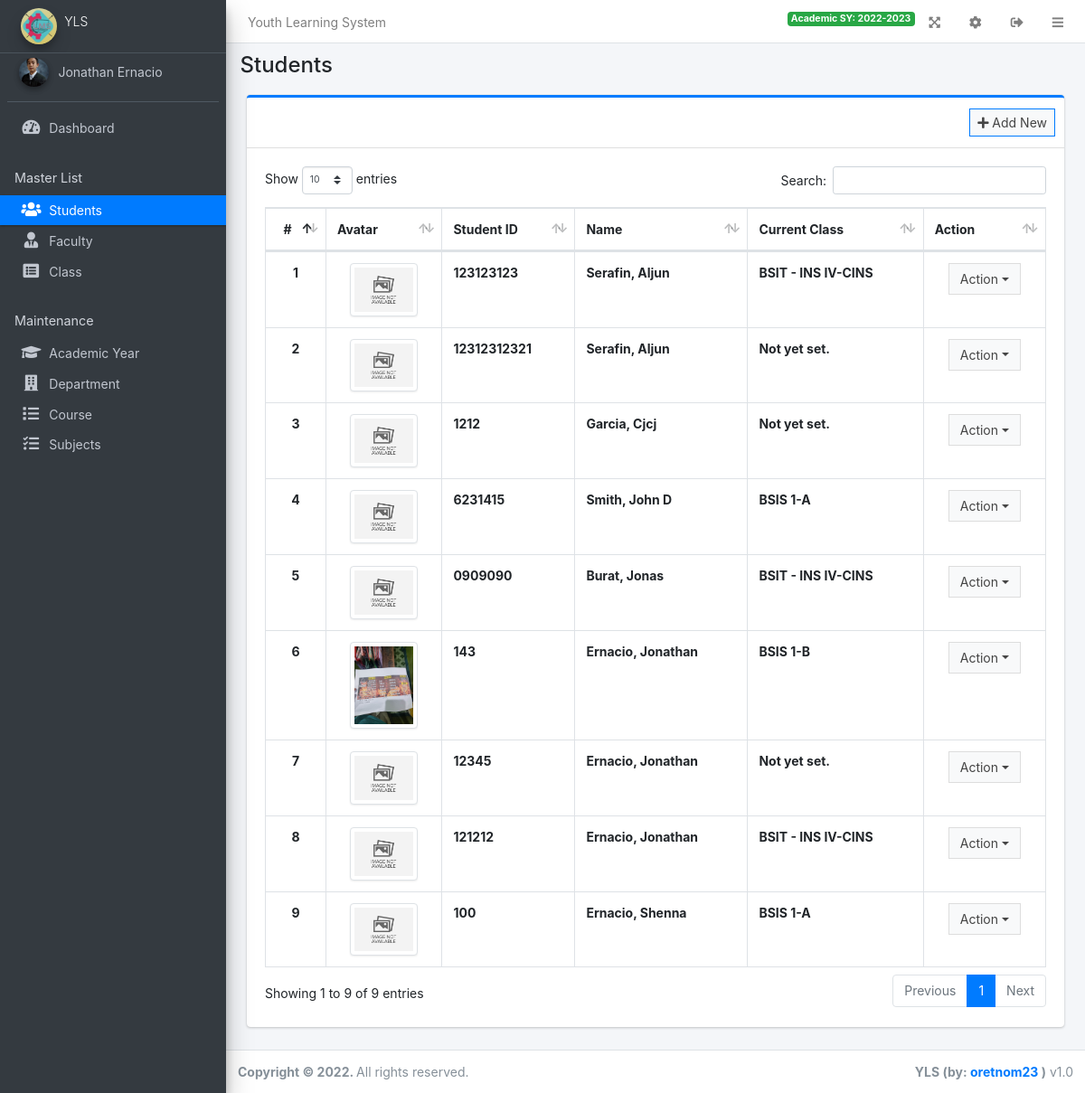
Page /admin/?page=students (signed in) on the committed database.
### tables this page shows
CREATE TABLE `students` (
  `id` int(30) NOT NULL,
  `student_id` varchar(50) NOT NULL,
  `firstname` varchar(150) NOT NULL,
  `middlename` varchar(150) NOT NULL,
  `lastname` varchar(150) NOT NULL,
  `email` varchar(250) NOT NULL,
  `contact` varchar(150) NOT NULL,
  `gender` varchar(20) NOT NULL,
  `address` text DEFAULT NULL,
  `password` text DEFAULT NULL,
  `dob` int(11) NOT NULL,
  `avatar` text DEFAULT NULL
);

### config.php (called while the page is built, shortened)
<?php
require_once('classes/DBConnection.php');
require_once('classes/SystemSettings.php');
function validate_image($file){
	if(!empty($file)){
		if(is_file(base_app.$file)){
			return base_url.$file;
		}else{
			return base_url.'dist/img/no-image-available.png';
		}
	}else{
		return base_url.'dist/img/no-image-available.png';
	}
}
function isMobileDevice(){
    $aMobileUA = array(
        '/iphone/i' => 'iPhone',
        '/ipod/i' => 'iPod',
        '/ipad/i' => 'iPad',
        '/android/i' => 'Android',
        '/blackberry/i' => 'BlackBerry',
        '/webos/i' => 'Mobile'
    );
    return false;
}
?>

### classes/DBConnection.php (called while the page is built, shortened)
<?php
class DBConnection{
    private $host = DB_SERVER;
    private $username = DB_USERNAME;
    private $password = DB_PASSWORD;
    private $database = DB_NAME;
    public $conn;
    public function __construct(){
        if (!isset($this->conn)) {
            $this->conn = new mysqli($this->host, $this->username, $this->password, $this->database);
        }
    }
}
?>

### classes/SystemSettings.php (called while the page is built, shortened)
<?php
class SystemSettings extends DBConnection{
	function userdata($field = ''){
		if(!empty($field)){
			if(isset($_SESSION['userdata'][$field]))
				return $_SESSION['userdata'][$field];
			else
				return null;
		}else{
			return false;
		}
	}
	function info($field=''){
		if(!empty($field)){
			if(isset($_SESSION['system_info'][$field]))
				return $_SESSION['system_info'][$field];
			else
				return false;
		}else{
			return false;
		}
	}
}
$_settings = new SystemSettings();
?>

### admin/students/index.php (the view, shortened to what this page needs)
<div class="col-lg-12">
	<div class="card card-outline card-primary">
		<div class="card-header">
			<div class="card-tools">
				<a class="btn btn-block btn-sm btn-default btn-flat border-primary new_student" href="javascript:void(0)"><i class="fa fa-plus"></i> Add New</a>
			</div>
		</div>
		<div class="card-body">
			<table class="table tabe-hover table-bordered" id="list">
				<thead>
					<tr>
						<th class="text-center">#</th>
						<th>Avatar</th>
						<th>Student ID</th>
						<th>Name</th>
						<th>Current Class</th>
						<th>Action</th>
					</tr>
				</thead>
				<tbody>
					<?php
					$i = 1;
					$qry = $conn->query("SELECT *,CONCAT(firstname,' ', middlename,' ',lastname) as name FROM students order by CONCAT(firstname,' ', middlename,' ',lastname) asc ");
					while($row= $qry->fetch_assoc()):
						$class = $conn->query("SELECT sc.*, d.department, CONCAT(co.course, ' ', c.level, '-',c.section) as class FROM student_class sc inner join class c on c.id = sc.class_id inner join department d on d.id = c.department_id inner join course co on co.id = c.course_id  where sc.academic_year_id = '".$_settings->userdata('academic_id')."' and student_id = '{$row['student_id']}' ");
						$class = $class->num_rows > 0 ? $class->fetch_array()['class'] : "Not yet set."
					?>
					<tr>
						<th class="text-center"><?php echo $i++ ?></th>
						<td><center><img src="<?php echo validate_image($row['avatar']) ?>" alt="" class="img-thumbnail border-rounded" width="75px" height="75px" style="object-fit: cover;"></center></td>
						<td><b><?php echo $row['student_id'] ?></b></td>
						<td><b><?php echo ucwords($row['lastname'].", ".$row['firstname'].' '.$row['middlename']) ?></b></td>
						<td><b><?php echo $class ?></b></td>
						<td class="text-center">
    						<div class="btn-group">
		                    <button type="button" class="btn btn-default btn-block btn-flat dropdown-toggle dropdown-hover dropdown-icon" data-toggle="dropdown" aria-expanded="false">
		                    	Action
		                    </button>
		                </div>
						</td>
					</tr>
				<?php endwhile; ?>
				</tbody>
			</table>
		</div>
	</div>
</div>

### admin/index.php (shortened to what this page needs)
<?php require_once('../config.php'); ?>
 <!DOCTYPE html>
<html lang="en" class="" style="height: auto;">
<?php require_once('inc/header.php') ?>
  <body class="layout-fixed layout-footer-fixed text-sm sidebar-mini control-sidebar-slide-open layout-navbar-fixed " data-new-gr-c-s-check-loaded="14.991.0" data-gr-ext-installed="" style="height: auto;">
    <div class="wrapper">
     <?php require_once('inc/topBarNav.php') ?>
     <?php require_once('inc/navigation.php') ?>
     <?php $page = isset($_GET['page']) ? $_GET['page'] : 'home';  ?>
      <div class="content-wrapper" style="min-height: 567.854px;">
        <div class="content-header">
          <div class="container-fluid">
            <div class="row mb-2">
              <div class="col-sm-6">
                <h1 class="m-0"><?php echo ucwords(str_replace("_", " ",$page)) ?></h1>
              </div>
            </div>
          </div>
        </div>
        <section class="content">
          <div class="container-fluid">
            <?php
              if(!file_exists($page.".php") && !is_dir($page)){
                  include '404.html';
              }else{
                if(is_dir($page))
                  include $page.'/index.php';
                else
                  include $page.'.php';
              }
            ?>
          </div>
        </section>
      </div>
      <?php require_once('inc/footer.php') ?>
  </body>
</html>

### admin/inc/header.php (shortened to what this page needs)
<head>
    <link rel="stylesheet" href="<?php echo base_url ?>plugins/fontawesome-free/css/all.min.css">
    <link rel="stylesheet" href="<?php echo base_url ?>plugins/tempusdominus-bootstrap-4/css/tempusdominus-bootstrap-4.min.css">
  <link rel="stylesheet" href="<?php echo base_url ?>plugins/datatables-bs4/css/dataTables.bootstrap4.min.css">
  <link rel="stylesheet" href="<?php echo base_url ?>plugins/datatables-responsive/css/responsive.bootstrap4.min.css">
  <link rel="stylesheet" href="<?php echo base_url ?>plugins/datatables-buttons/css/buttons.bootstrap4.min.css">
  <link rel="stylesheet" href="<?php echo base_url ?>plugins/select2/css/select2.min.css">
  <link rel="stylesheet" href="<?php echo base_url ?>plugins/select2-bootstrap4-theme/select2-bootstrap4.min.css">
    <link rel="stylesheet" href="<?php echo base_url ?>plugins/icheck-bootstrap/icheck-bootstrap.min.css">
    <link rel="stylesheet" href="<?php echo base_url ?>plugins/jqvmap/jqvmap.min.css">
    <link rel="stylesheet" href="<?php echo base_url ?>dist/css/adminlte.css">
    <link rel="stylesheet" href="<?php echo base_url ?>dist/css/custom.css">
    <link rel="stylesheet" href="<?php echo base_url ?>plugins/overlayScrollbars/css/OverlayScrollbars.min.css">
    <link rel="stylesheet" href="<?php echo base_url ?>plugins/daterangepicker/daterangepicker.css">
    <link rel="stylesheet" href="<?php echo base_url ?>plugins/summernote/summernote-bs4.min.css">
  <link rel="stylesheet" href="<?php echo base_url ?>plugins/sweetalert2-theme-bootstrap-4/bootstrap-4.min.css">
  </head>

### admin/inc/topBarNav.php
<nav class="main-header navbar navbar-expand navbar-white navbar-light text-sm">
  <ul class="navbar-nav">
    <li class="nav-item d-none d-sm-inline-block">
      <a href="<?php echo base_url ?>" class="nav-link"><?php echo (!isMobileDevice()) ? $_settings->info('name'):$_settings->info('short_name'); ?></a>
    </li>
  </ul>
  <ul class="navbar-nav ml-auto">
    <li class="nav-item">
      <span class="badge badge-success mt-1">Academic SY: <?php echo $_settings->userdata('academic_sy') ?></span>
    </li>
    <li class="nav-item">
      <a class="nav-link" data-widget="fullscreen" href="#" role="button">
      <i class="fas fa-expand-arrows-alt"></i>
      </a>
    </li>
    <li class="nav-item">
      <a class="nav-link"href="<?php echo base_url.'admin/?page=system_info' ?>" role="button">
      <i class="fas fa-cog"></i>
      </a>
    </li>
    <li class="nav-item">
      <a class="nav-link"  href="javascript:void(0)" onclick="location.replace('<?php echo base_url.'/classes/Login.php?f=logout' ?>')" role="button">
      <i class="fas fa-sign-out-alt"></i>
      </a>
    </li>
    <li class="nav-item">
      <a class="nav-link" data-widget="pushmenu" href="#" role="button"><i class="fas fa-bars"></i></a>
    </li>
  </ul>
</nav>

### admin/inc/navigation.php (shortened to what this page needs)
<aside class="main-sidebar sidebar-dark-primary elevation-4">
  <a href="<?php echo base_url ?>admin" class="brand-link text-sm">
  <img src="<?php echo validate_image($_settings->info('logo'))?>" alt="Store Logo" class="brand-image img-circle elevation-3" style="opacity: .8;width: 2.5rem;height: 2.5rem;max-height: unset">
  <span class="brand-text font-weight-light"><?php echo $_settings->info('short_name') ?></span>
  </a>
  <div class="sidebar os-host os-theme-light os-host-overflow os-host-overflow-y os-host-resize-disabled os-host-transition os-host-scrollbar-horizontal-hidden">
    <div class="os-content-glue" style="margin: 0px -8px; width: 249px; height: 646px;"></div>
    <div class="os-padding">
      <div class="os-viewport os-viewport-native-scrollbars-invisible" style="overflow-y: scroll;">
        <div class="os-content" style="padding: 0px 8px; height: 100%; width: 100%;">
          <div class="user-panel mt-3 pb-3 mb-3 d-flex">
            <div class="image">
              <img src="<?php echo validate_image($_settings->userdata('avatar')) ?>" class="img-circle elevation-2" alt="User Image" style="height: 2rem;object-fit: cover">
            </div>
            <div class="info">
              <a href="<?php echo base_url ?>admin/?page=user" class="d-block"><?php echo ucwords($_settings->userdata('firstname').' '.$_settings->userdata('lastname')) ?></a>
            </div>
          </div>
          <nav class="mt-2">
             <ul class="nav nav-pills nav-sidebar flex-column nav-flat" data-widget="treeview" role="menu" data-accordion="false">
              <li class="nav-item dropdown">
                <a href="./" class="nav-link nav-home">
                  <i class="nav-icon fas fa-tachometer-alt"></i>
                  <p>
                    Dashboard
                  </p>
                </a>
              </li>
              <li class="nav-header">Master List</li>
              <li class="nav-item dropdown">
                <a href="<?php echo base_url ?>admin/?page=students" class="nav-link nav-students">
                  <i class="nav-icon fas fa-users"></i>
                  <p>
                    Students
                  </p>
                </a>
              </li>
              <li class="nav-item dropdown">
                <a href="<?php echo base_url ?>admin/?page=faculty" class="nav-link nav-faculty">
                  <i class="nav-icon fas fa-user-tie"></i>
                  <p>
                    Faculty
                  </p>
                </a>
              </li>
              <li class="nav-item dropdown">
                <a href="<?php echo base_url ?>admin/?page=class" class="nav-link nav-class">
                  <i class="nav-icon fas fa-list-alt"></i>
                  <p>
                    Class
                  </p>
                </a>
              </li>
              <li class="nav-header">Maintenance</li>
              <li class="nav-item dropdown">
                <a href="<?php echo base_url ?>admin/?page=academic" class="nav-link nav-academic">
                  <i class="nav-icon fas fa-graduation-cap"></i>
                  <p>
                    Academic Year
                  </p>
                </a>
              </li>
              <li class="nav-item dropdown">
                <a href="<?php echo base_url ?>admin/?page=department" class="nav-link nav-department">
                  <i class="nav-icon fas fa-building"></i>
                  <p>
                    Department
                  </p>
                </a>
              </li>
              <li class="nav-item dropdown">
                <a href="<?php echo base_url ?>admin/?page=course" class="nav-link nav-course">
                  <i class="nav-icon fas fa-list"></i>
                  <p>
                    Course
                  </p>
                </a>
              </li>
              <li class="nav-item dropdown">
                <a href="<?php echo base_url ?>admin/?page=subject" class="nav-link nav-subject">
                  <i class="nav-icon fas fa-tasks"></i>
                  <p>
                    Subjects
                  </p>
                </a>
              </li>
            </ul>
          </nav>
        </div>
      </div>
    </div>
  </div>
</aside>

### admin/inc/footer.php (shortened to what this page needs)
<footer class="main-footer text-sm">
        <strong>Copyright © <?php echo date('Y') ?>.
        </strong>
        All rights reserved.
        <div class="float-right d-none d-sm-inline-block">
          <b><?php echo $_settings->info('short_name') ?> (by: <a href="mailto:oretnom23@gmail.com" target="blank">oretnom23</a> )</b> v1.0
        </div>
      </footer>
    </div>

### rows in the picture
students: student "123123123", lastname+firstname+middlename "Serafin, Aljun", class "BSIT - INS IV-CINS"
students: student "12312312321", lastname+firstname+middlename "Serafin, Aljun", class "Not yet set."
students: student "1212", lastname+firstname+middlename "Garcia, Cjcj", class "Not yet set."
students: student "6231415", lastname+firstname+middlename "Smith, John D", class "BSIS 1-A"
students: student "0909090", lastname+firstname+middlename "Burat, Jonas", class "BSIT - INS IV-CINS"
students: avatar (picture), student "143", lastname+firstname+middlename "Ernacio, Jonathan", class "BSIS 1-B"
students: student "12345", lastname+firstname+middlename "Ernacio, Jonathan", class "Not yet set."
students: student "121212", lastname+firstname+middlename "Ernacio, Jonathan", class "BSIT - INS IV-CINS"
students: student "100", lastname+firstname+middlename "Ernacio, Shenna", class "BSIS 1-A"

### other values in the picture
$_settings->info('name') "Youth Learning System"
$_settings->userdata('academic_sy') "2022-2023"
$_settings->info('short_name') "YLS"
$_settings->userdata('firstname').' '.$_settings->userdata('lastname') "Jonathan Ernacio"
str_replace("_", " ",$page) "Students"
